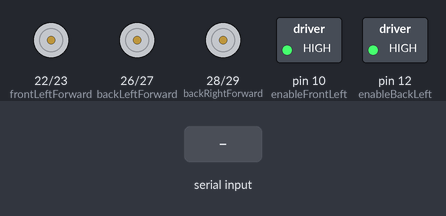
The sketch below on a simulated Arduino Mega 2560, built with avr-gcc and run on an emulated ATmega2560. On the bench: motor-driver pin pairs drawn as motors (green arrow = first pin HIGH = forward, orange = second pin HIGH = backward, longer = more drive, scaled by the enable pin), switched loads named in the sketch (green lamp = pin HIGH). The inputs (shaded band) are chosen by the test bench. Pins used as bus, display or sensor lines are not drawn.

Above: at 1.2 s.
1.3 s: "w" received over Serial
At 2.5 s:
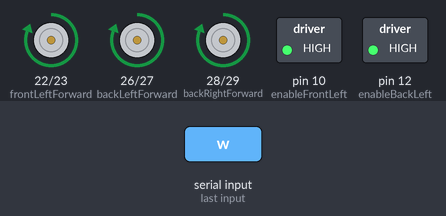
2.8 s: "d" received over Serial
At 3.6 s:
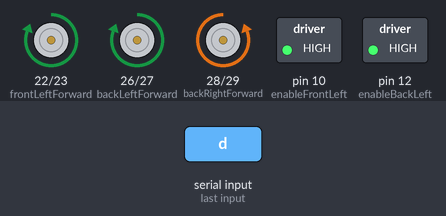
4.3 s: "g" received over Serial
At 7.1 s:
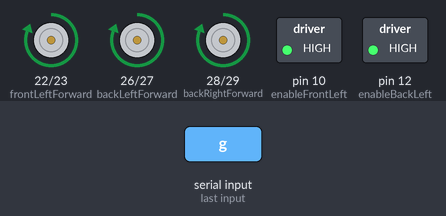
Timing chart, 0 to 17.3 s (numbered marks = the images above; inputs shaded):
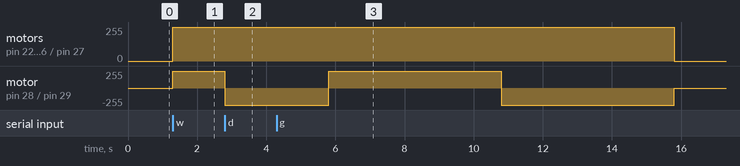

The sketch:

motor.ino
```cpp
//L293D
//enable
const int enableFrontLeft = 10;
const int enableFrontRight = 11;
const int enableBackLeft = 12;
const int enableBackRight = 13;

//Motor A
const int frontLeftForward  = 22;  // Pin 14 of L293
const int frontLeftBackward  = 23;  // Pin 10 of L293
//Motor B
const int frontRightForward  = 24; // Pin  7 of L293
const int frontRightBackward  = 25;  // Pin  2 of L293
//Motor C
const int backLeftForward = 26;
const int backLeftBackward = 27;
//Motor D
const int backRightForward = 28;
const int backRightBackward = 29;

//This will run only one time.
void setup(){

    Serial.begin(9600);

    //Set pins as outputs
    pinMode(enableFrontLeft, OUTPUT);
    pinMode(enableFrontRight, OUTPUT);
    pinMode(enableBackLeft, OUTPUT);
    pinMode(enableBackRight, OUTPUT);
    pinMode(frontLeftForward, OUTPUT);
    pinMode(frontLeftBackward, OUTPUT);
    pinMode(frontRightForward, OUTPUT);
    pinMode(frontRightBackward, OUTPUT);
    pinMode(backLeftForward, OUTPUT);
    pinMode(backLeftBackward, OUTPUT);
    pinMode(backRightForward, OUTPUT);
    pinMode(backRightBackward, OUTPUT);

    //enable
//this should change the speeds of the wheels
//note: setting a speed of 200 on 1 wheel may not be the same as 200 on another wheel
    analogWrite(enableFrontLeft, 255);
    analogWrite(enableFrontRight, 255);
    analogWrite(enableBackLeft, 255);
    analogWrite(enableBackRight, 255);

}

void loop(){

  if(Serial.available() > 0) {

    char cmd = Serial.read();

    switch (cmd) {
      case 'w':
        startMoving();
        break;
      case 'd': // turn right in place
        turnRightUntilAligned();
        break;
      case 's':
        stopMoving();
        break;
      default:
        break;
    }

    if(cmd == 'g') {
      digitalWrite(frontLeftForward, HIGH);
      digitalWrite(frontLeftBackward, LOW);
      digitalWrite(frontRightForward, HIGH);
      digitalWrite(frontRightBackward, LOW);
      digitalWrite(backLeftForward, HIGH);
      digitalWrite(backLeftBackward, LOW);
      digitalWrite(backRightForward, HIGH);
      digitalWrite(backRightBackward, LOW);
      delay(5000);

      digitalWrite(frontLeftForward, HIGH);
      digitalWrite(frontLeftBackward, LOW);
      digitalWrite(frontRightForward, LOW);
      digitalWrite(frontRightBackward, HIGH);
      digitalWrite(backLeftForward, HIGH);
      digitalWrite(backLeftBackward, LOW);
      digitalWrite(backRightForward, LOW);
      digitalWrite(backRightBackward, HIGH);
      delay(5000);

      digitalWrite(frontLeftForward, LOW);
      digitalWrite(frontLeftBackward, LOW);
      digitalWrite(frontRightForward, LOW);
      digitalWrite(frontRightBackward, LOW);
      digitalWrite(backLeftForward, LOW);
      digitalWrite(backLeftBackward, LOW);
      digitalWrite(backRightForward, LOW);
      digitalWrite(backRightBackward, LOW);
    }
  }
}

void startMoving() {
  digitalWrite(frontLeftForward, HIGH);
  digitalWrite(frontLeftBackward, LOW);
  digitalWrite(frontRightForward, HIGH);
  digitalWrite(frontRightBackward, LOW);
  digitalWrite(backLeftForward, HIGH);
  digitalWrite(backLeftBackward, LOW);
  digitalWrite(backRightForward, HIGH);
  digitalWrite(backRightBackward, LOW);
}

void stopMoving() {
  digitalWrite(frontLeftForward, LOW);
  digitalWrite(frontLeftBackward, LOW);
  digitalWrite(frontRightForward, LOW);
  digitalWrite(frontRightBackward, LOW);
  digitalWrite(backLeftForward, LOW);
  digitalWrite(backLeftBackward, LOW);
  digitalWrite(backRightForward, LOW);
  digitalWrite(backRightBackward, LOW);
}

// complete this. gyro, ultrasonic, etc.
void turnRightUntilAligned() {
  turnRightInPlace();
  delay(3000);
  stopMoving();
}

void turnRightInPlace() {
  digitalWrite(frontLeftForward, HIGH);
  digitalWrite(frontLeftBackward, LOW);
  digitalWrite(frontRightForward, LOW);
  digitalWrite(frontRightBackward, HIGH);
  digitalWrite(backLeftForward, HIGH);
  digitalWrite(backLeftBackward, LOW);
  digitalWrite(backRightForward, LOW);
  digitalWrite(backRightBackward, HIGH);
}
```

Measured:
- after the input at 1.3 s, motor on pin 22 (frontLeftForward) / pin 23 (frontLeftBackward), motor on pin 26 (backLeftForward) / pin 27 (backLeftBackward), motor on pin 28 (backRightForward) / pin 29 (backRightBackward): stopped → forward 255/255 at once
- after the input at 2.8 s, motor on pin 28 (backRightForward) / pin 29 (backRightBackward): forward 255/255 → backward 255/255 at once
- after the input at 4.3 s, motor on pin 22 (frontLeftForward) / pin 23 (frontLeftBackward), motor on pin 26 (backLeftForward) / pin 27 (backLeftBackward): forward 255/255 → stopped after 11.5 s instead of 1.5 s
